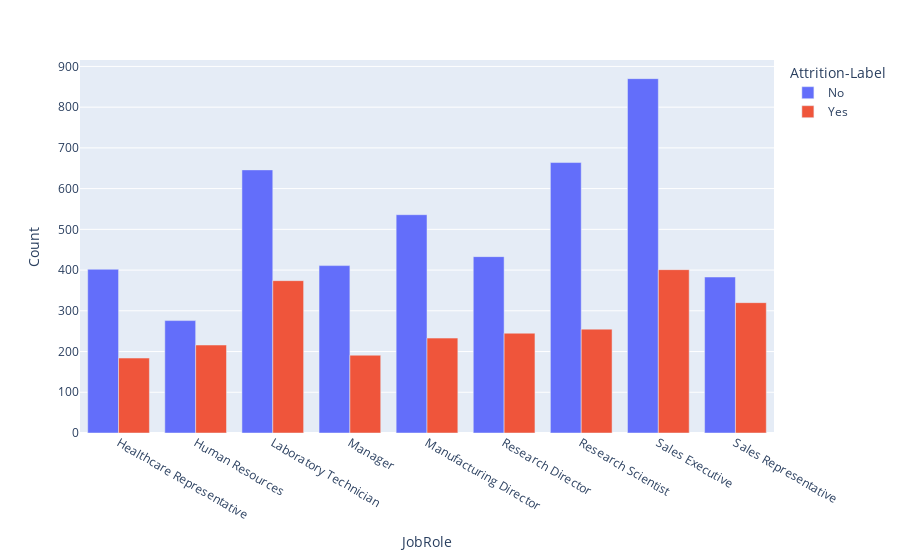

The cell this chart's notebook holds for it:
### Code cell
import plotly.express as px
import pandas as pd


df['Attrition-Label'] = df['Attrition-Label'].astype(str)


attrition_count_by_jobrole = df.groupby(['JobRole', 'Attrition-Label']).size().reset_index(name='Count')


fig = px.bar(attrition_count_by_jobrole, x='JobRole', y='Count', color='Attrition-Label', barmode='group')
fig.show()

### Figure 1 — Plotly figure (JSON) as saved in the notebook; plotly's stock layout.template omitted (floating-point values rounded to 4 significant figures)
{"data": [{"alignmentgroup": "True", "hovertemplate": "Attrition-Label=No<br>JobRole=%{x}<br>Count=%{y}<extra></extra>", "legendgroup": "No", "marker": {"color": "#636efa", "pattern": {"shape": ""}}, "name": "No", "offsetgroup": "No", "orientation": "v", "showlegend": true, "textposition": "auto", "type": "bar", "x": ["Healthcare Representative", "Human Resources", "Laboratory Technician", "Manager", "Manufacturing Director", "Research Director", "Research Scientist", "Sales Executive", "Sales Representative"], "xaxis": "x", "y": [402, 276, 646, 411, 536, 433, 664, 870, 383], "yaxis": "y"}, {"alignmentgroup": "True", "hovertemplate": "Attrition-Label=Yes<br>JobRole=%{x}<br>Count=%{y}<extra></extra>", "legendgroup": "Yes", "marker": {"color": "#EF553B", "pattern": {"shape": ""}}, "name": "Yes", "offsetgroup": "Yes", "orientation": "v", "showlegend": true, "textposition": "auto", "type": "bar", "x": ["Healthcare Representative", "Human Resources", "Laboratory Technician", "Manager", "Manufacturing Director", "Research Director", "Research Scientist", "Sales Executive", "Sales Representative"], "xaxis": "x", "y": [184, 216, 374, 191, 233, 245, 255, 401, 320], "yaxis": "y"}], "layout": {"barmode": "group", "legend": {"title": {"text": "Attrition-Label"}, "tracegroupgap": 0}, "margin": {"t": 60}, "xaxis": {"anchor": "y", "domain": [0, 1], "title": {"text": "JobRole"}}, "yaxis": {"anchor": "x", "domain": [0, 1], "title": {"text": "Count"}}}}
